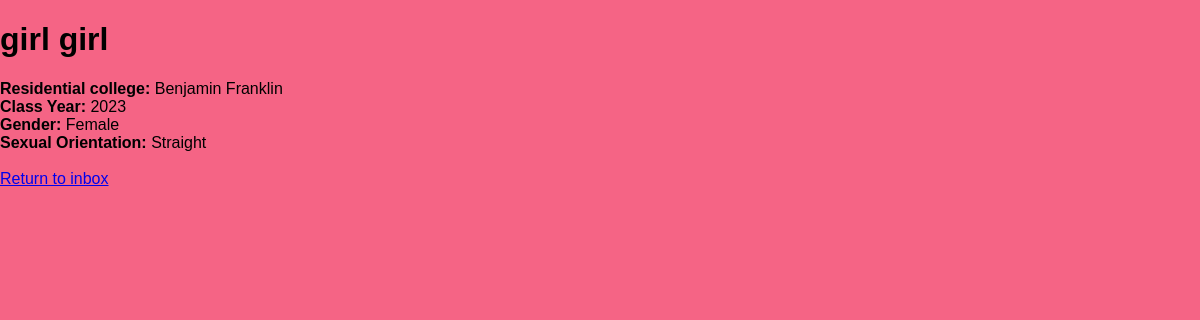
The page /view_profile?match=girl (signed in) on the database its author committed.
### tables this page shows
CREATE TABLE users (
    id integer primary key autoincrement,
    first_name text not null,
    last_name text not null,
    username text not null,
    password text not null,
    phone_number text,
    college text,
    class_year text,
    gender text,
    orientation text,
    preference text
);

### main.py (the view)
@app.route('/view_profile', methods=['GET'])
def view_profile():
    match = request.args.get('match')
    username = session["username"]
    dict_info = retrieve_profile_info(match)
    return render_template('view_profile.html', username=username,
                           first_name=dict_info["first_name"],
                           last_name=dict_info["last_name"],
                           number=dict_info["number"],
                           college=dict_info["college"],
                           class_year=dict_info["class_year"],
                           gender=dict_info["gender"],
                           orientation=dict_info["orientation"])

### models.py (called while the page is built)
def retrieve_profile_info(username):
    con = sql.connect("database.db")
    cur = con.cursor()
    query = "SELECT * FROM users WHERE username = ?"
    cur.execute(query, [username])
    info = cur.fetchone()
    first_name = info[1]
    last_name = info[2]
    number = info[5]
    college = info[6]
    class_year = info[7]
    gender = info[8]
    orientation = info[9]
    match_preference = info[10]
    info_dict = {"first_name": first_name, "last_name": last_name, "number": number,
                 "college": college, "class_year": class_year, "gender": gender,
                 "orientation": orientation, "match_preference": match_preference}
    return info_dict

### templates/view_profile.html
<!DOCTYPE html>
<html lang="en">
    <head>
        <link href="static/css/main.css" rel="stylesheet" type="text/css" media="all">
    </head>
    <body>
        <h1>{{first_name}} {{last_name}}</h1>
        <b>Residential college: </b>{{college}}<br>
        <b>Class Year: </b>{{class_year}}<br>
        <b>Gender: </b>{{gender}}<br>
        <b>Sexual Orientation: </b>{{orientation}}
        <br>
        <br>
        <a href="/inbox">Return to inbox</a>
        <br>
    </body>
</html>

### static/css/main.css (style rules this page uses)
:root { --bgColor: #ffffff; --formColor: linear-gradient(#4b6cb7, #182848); --txtColor: #ffffff; --txtSecondaryColor: #ffff00; --inputBoxBg: transparent; --txtBtnColor: #ffffff; --txtBtnSecondaryColor: #000000; --btnBorderColor: #ffffff; --btnBgColor: transparent; --btnBgSecondaryColor: #ffffff; }
body { margin: 0; padding: 0; font-family: sans-serif; background: var(--bgColor); background: #F56485; }

### rows shown on the page
users: first_name "girl", last_name "girl", college "Benjamin Franklin", class_year "2023", gender "Female", orientation "Straight"
